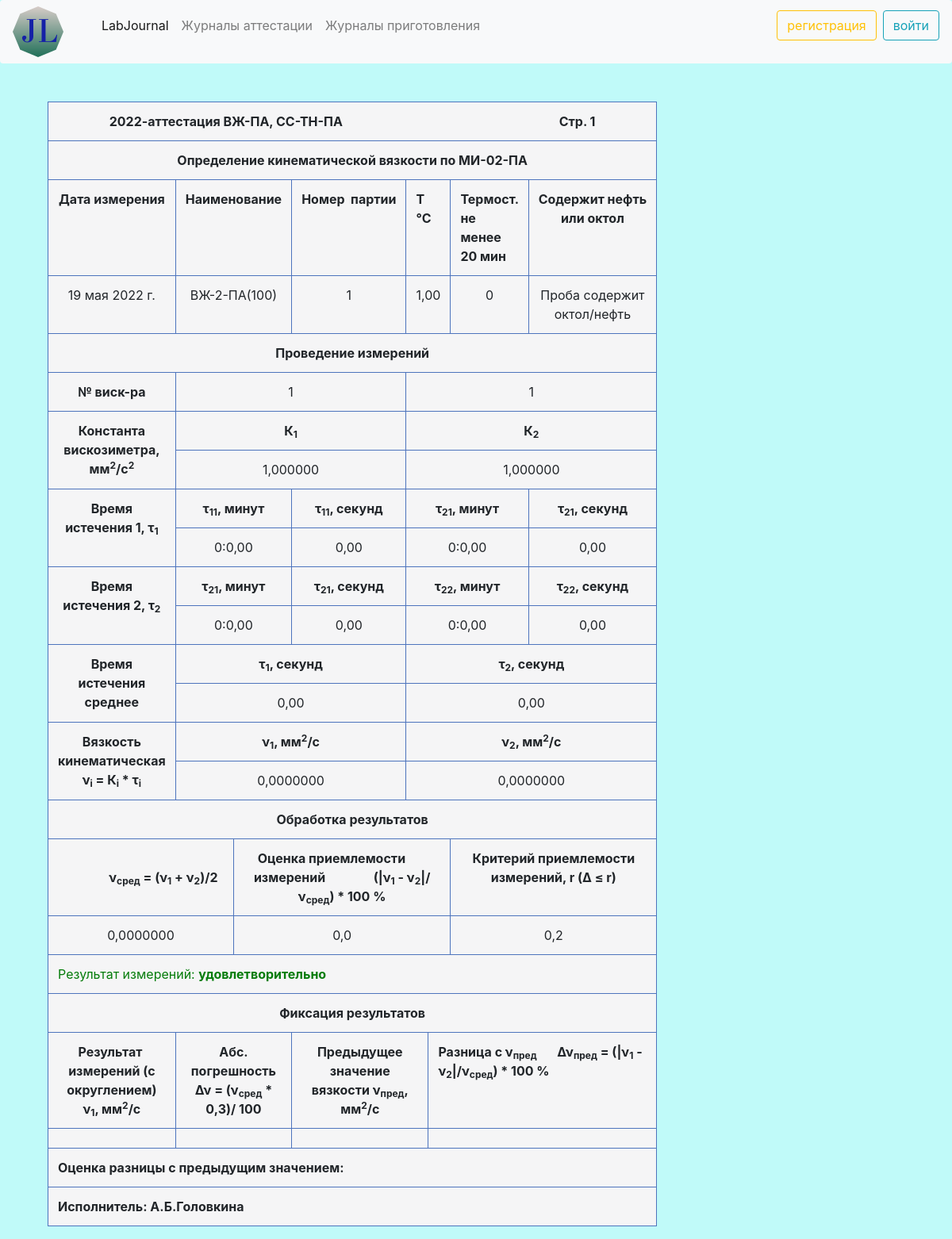
Page /attestationJ/kinematicviscosity/attestation/1/ on the earlier database version.
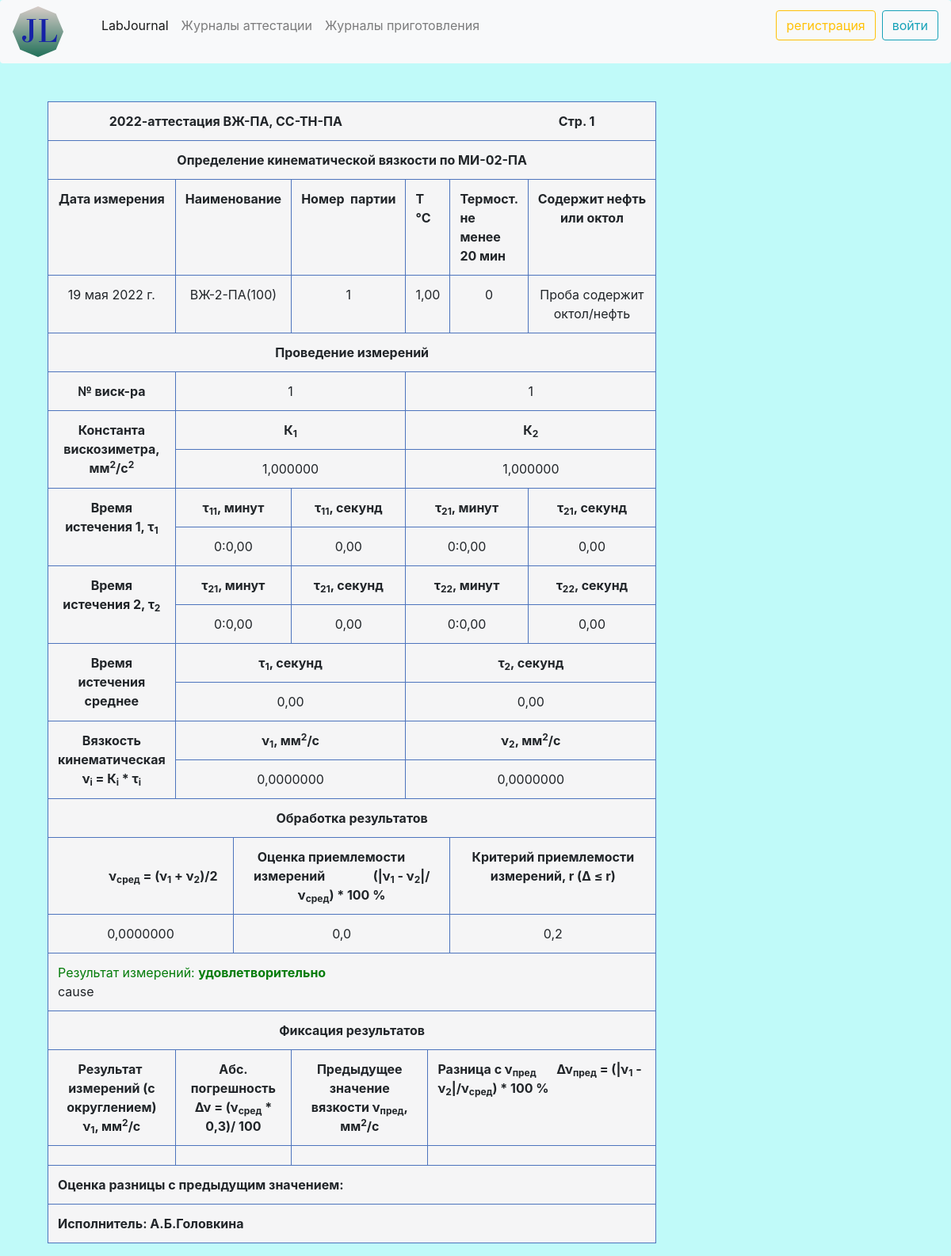
Same page on the later database version.
### kinematicviscosity/models.py (models this page shows, shortened)
class ViscosityMJL(models.Model):
    date = models.DateField('Дата', default=timezone.now)
    name = models.CharField('Наименование', max_length=100, default='0')
    lot = models.CharField('Партия', max_length=100)
    ndocumentoptional = (('ГОСТ 33', 'ГОСТ 33'),
                         ('МИ-01', 'МИ-01'),
                         ('оценка', 'оценка вязкости'))
    ndocument = models.CharField('Метод испытаний', max_length=100, choices=ndocumentoptional, default='МИ-01')
    temperature = models.DecimalField('Температура, ℃', max_digits=5, decimal_places=2, default='0')
    termostatition = models.BooleanField(verbose_name='Термостатировано не менее 20 минут', blank=True)
    temperatureCheck = models.BooleanField(verbose_name='Температура контролируется внешним поверенным термометром', blank=True)
    termometer = models.CharField('Внутренний номер термометра', max_length=10, default='0')
    ViscosimeterNumber1 = models.CharField('Заводской номер вискозиметра № 1', max_length=10, default='0')
    Konstant1 = models.DecimalField('Константа вискозиметра № 1', max_digits=7, decimal_places=6, default='0')
    ViscosimeterNumber2 = models.CharField('Заводской номер вискозиметра № 2', max_length=10, default='0')
    Konstant2 = models.DecimalField('Константа вискозиметра № 2', max_digits=7, decimal_places=6, default='0')
    plustimeminK1T1 = models.DecimalField('Время истечения K1T1, + мин', max_digits=3, decimal_places=0, null=True)
    plustimesekK1T1 = models.DecimalField('Время истечения K1T1, + cек', max_digits=5, decimal_places=2, null=True)
    plustimeminK1T2 = models.DecimalField('Время истечения K1T2, + мин', max_digits=3, decimal_places=0, null=True)
    plustimesekK1T2 = models.DecimalField('Время истечения K1T2, + cек', max_digits=5, decimal_places=2, null=True)
    plustimeminK2T1 = models.DecimalField('Время истечения K2T1, + мин', max_digits=3, decimal_places=0, null=True)
    plustimesekK2T1 = models.DecimalField('Время истечения K2T1, + cек', max_digits=5, decimal_places=2, null=True)
    plustimeminK2T2 = models.DecimalField('Время истечения K2T2, + мин', max_digits=3, decimal_places=0, null=True)
    plustimesekK2T2 = models.DecimalField('Время истечения K2T2, + cек', max_digits=5, decimal_places=2, null=True)
    performer = models.ForeignKey(User, on_delete=models.CASCADE)
    timeK1T1_sec = models.DecimalField('Время истечения K1T1, в секундах', max_digits=7, decimal_places=2, default=0.00, null=True)
    timeK1T2_sec = models.DecimalField('Время истечения K1T2, в секундах', max_digits=7, decimal_places=2, default=0.00, null=True)
    timeK2T1_sec = models.DecimalField('Время истечения K2T1, в секундах', max_digits=7, decimal_places=2, default=0.00, null=True)
    timeK2T2_sec = models.DecimalField('Время истечения K2T2, в секундах', max_digits=7, decimal_places=2, default=0.0, null=True)
    timeK1_avg = models.DecimalField('Время истечения среднее 1, в секундах', max_digits=7, decimal_places=2, default=0.00, null=True)
    timeK2_avg = models.DecimalField('Время истечения среднее 2, в секундах', max_digits=7, decimal_places=2, default=0.00, null=True)
    viscosity1 = models.DecimalField('Вязкость кинематическая 1', max_digits=20, decimal_places=7, default=0.0000000, null=True)
    viscosity2 = models.DecimalField('Вязкость кинематическая 2', max_digits=20, decimal_places=7, default=0.0000000, null=True)
    viscosityAVG = models.DecimalField('Вязкость кинематическая среднее', max_digits=20, decimal_places=7, default=0.0000000, null=True)
    resultMeas = models.CharField('Результат измерений уд/неуд', max_length=100,  default='неудовлетворительно', null=True)
    cause = models.CharField('Причина', max_length=100, default='', null=True)
    delta = models.CharField('Не превышает Δ', max_length=100, null=True)
    termostatition_words = models.CharField('Термостатировано не менее 20 минут - словами', max_length=1, null=True)
    constit = models.CharField(max_length=300, choices=CHOICES, default='Проба содержит октол/нефть', null=True)
    kriteriy = models.DecimalField('Критерий приемлемости измерений', max_digits=2, decimal_places=1, null=True)
    accMeasurement = models.DecimalField('Оценка приемлемости измерений', max_digits=5, decimal_places=1, null=True)
    relerror = models.DecimalField('Относительная  погрешность', max_digits=3, decimal_places=1, null=True, default=0.3)
    abserror = models.FloatField('Абсолютная  погрешность', null=True)
    abserror_text = models.CharField(max_length=300, default='', null=True)
    class Meta:
        verbose_name = 'Измерение кинематической вязкости'
        verbose_name_plural = 'Измерения кинематической вязкости'

### kinematicviscosity/views.py (the view)
# urls.py: path('kinematicviscosity/attestation/<int:pk>/', views.StrKinematicviscosityView.as_view(), name='Str'),
class StrKinematicviscosityView(View):
    def get(self, request, pk):
        note = get_object_or_404(ViscosityMJL, pk=pk)
        return render(request, 'kinematicviscosity/str.html', {'note': note})

### kinematicviscosity/templates/kinematicviscosity/str.html (shortened to what the changed rows need)
{% extends 'main/superbase.html' %}
{% block content %}
    <table class="table table-bordered background-color">
	<tbody>
        <tr>
			<th colspan="9"><div style="text-align: center;">{{ note.date|date:"Y"}}-аттестация ВЖ-ПА,
                СС-ТН-ПА
                &nbsp&nbsp&nbsp&nbsp&nbsp&nbsp
                &nbsp&nbsp&nbsp&nbsp&nbsp&nbsp
                &nbsp&nbsp&nbsp&nbsp&nbsp&nbsp
                &nbsp&nbsp&nbsp&nbsp&nbsp&nbsp
                &nbsp&nbsp&nbsp&nbsp&nbsp&nbsp
                &nbsp&nbsp&nbsp&nbsp&nbsp&nbsp
                &nbsp&nbsp&nbsp&nbsp&nbsp&nbsp
                &nbsp&nbsp&nbsp&nbsp&nbsp&nbsp
                &nbsp&nbsp&nbsp&nbsp&nbsp&nbsp
                &nbsp&nbsp&nbsp&nbsp&nbsp&nbsp
                &nbspСтр. {{ note.id}} </div></th>
		</tr>
		<tr>
			<th colspan="9"><div style="text-align: center;">Определение кинематической вязкости по МИ-02-ПА </div></th>
		</tr>
		<tr>
			<th><div style="text-align: center;">Дата измерения</div></th>
			<th colspan="2"><div style="text-align: center;">Наименование</div></th>
			<th colspan="2"><div style="text-align: center;"></div>Номер&nbsp&nbspпартии</th>
			<th colspan="2"><div style="text-align: center;"></div>Т °C</th>
			<th><div style="text-align: center;"></div>Термост. не менее 20 мин</th>
			<th><div style="text-align: center;">Содержит&nbspнефть или октол</div></th>
		</tr>
		<tr>
			<td><div style="text-align: center;">{{ note.date }}</div></td>
			<td colspan="2"><div style="text-align: center;">{{ note.name}}</div></td>
			<td colspan="2"><div style="text-align: center;">{{ note.lot}}</div></td>
			<td colspan="2"><div style="text-align: center;">{{ note.temperature}}</div></td>
			<td><div style="text-align: center;">{{ note.termostatition_words}}</div></td>
			<td><div style="text-align: center;">{{ note.constit}}</div></td>
		</tr>
		<tr>
			<th colspan="9"><div style="text-align: center;">Проведение измерений</div></th>
		</tr>
		<tr>
			<th><div style="text-align: center;">№ виск-ра</div></th>
			<td colspan="4"><div style="text-align: center;">{{ note.ViscosimeterNumber1}}</div></td>
			<td colspan="4"><div style="text-align: center;">{{ note.ViscosimeterNumber2}}</div></td>
		</tr>
		<tr>
			<th rowspan="2"><div style="text-align: center;">Константа вискозиметра, мм<sup>2</sup>/с<sup>2</sup></div></th>
			<th colspan="4"><div style="text-align: center;">К<sub>1</sub></div></th>
			<th colspan="4"><div style="text-align: center;">К<sub>2</sub></div></th>
		</tr>
		<tr>
			<td colspan="4"><div style="text-align: center;">{{ note.Konstant1}}</div></td>
			<td colspan="4"><div style="text-align: center;">{{ note.Konstant2}}</div></td>
		</tr>
		<tr>
			<th rowspan="2"><div style="text-align: center;">Время истечения 1, τ<sub>1</sub></div></th>
			<th colspan="3"><div style="text-align: center;">τ<sub>11</sub>, минут</div></th>
			<th><div style="text-align: center;">τ<sub>11</sub>, секунд</div></th>
            <th colspan="3"><div style="text-align: center;">τ<sub>21</sub>, минут</div></th>
			<th><div style="text-align: center;">τ<sub>21</sub>, секунд</div></th>
		</tr>
		<tr>
			<td colspan="3"><div style="text-align: center;">{{ note.plustimeminK1T1}}:{{ note.plustimesekK1T1}}</div></td>
			<td><div style="text-align: center;">{{ note.timeK1T1_sec}}</div></td>
            <td colspan="3"><div style="text-align: center;">{{ note.plustimeminK2T1}}:{{ note.plustimesekK2T1}}</div></td>
            <td><div style="text-align: center;">{{ note.timeK2T1_sec}}</div></td>
		</tr>
		<tr>
			<th rowspan="2"><div style="text-align: center;">Время истечения 2, τ<sub>2</sub></div></th>
			<th colspan="3"><div style="text-align: center;">τ<sub>21</sub>, минут</div></th>
			<th><div style="text-align: center;">τ<sub>21</sub>, секунд</div></th>
            <th colspan="3"><div style="text-align: center;">τ<sub>22</sub>, минут</div></th>
			<th><div style="text-align: center;">τ<sub>22</sub>, секунд</div></th>
		</tr>
		<tr>
			<td colspan="3"><div style="text-align: center;">{{ note.plustimeminK1T2}}:{{ note.plustimesekK1T2}}</div></td>
			<td><div style="text-align: center;">{{ note.timeK1T2_sec}}</div></td>
            <td colspan="3"><div style="text-align: center;">{{ note.plustimeminK2T2}}:{{ note.plustimesekK2T2}}</div></td>
            <td><div style="text-align: center;">{{ note.timeK2T2_sec}}</div></td>
		</tr>
		<tr>
			<th rowspan="2"><div style="text-align: center;">Время истечения среднее</div></th>
            <th colspan="4"><div style="text-align: center;">τ<sub>1</sub>, секунд</div></th>
            <th colspan="4"><div style="text-align: center;">τ<sub>2</sub>, секунд</div></th>
		</tr>
		<tr>
			<td colspan="4"><div style="text-align: center;">{{ note.timeK1_avg }}</div></td>
            <td colspan="4"><div style="text-align: center;">{{ note.timeK2_avg }}</div></td>
		</tr>
		<tr>
			<th rowspan="2"><div style="text-align: center;"> Вязкость кинематическая  ν<sub>i</sub> = К<sub>i</sub> * τ<sub>i</sub>   </div></th>
            <th colspan="4"><div style="text-align: center;">ν<sub>1</sub>, мм<sup>2</sup>/с</div></th>
            <th colspan="4"><div style="text-align: center;">ν<sub>2</sub>, мм<sup>2</sup>/с</div></th>
		</tr>
		<tr>
		<td colspan="4"><div style="text-align: center;">{{ note.viscosity1 }}</div></td>
            <td colspan="4"><div style="text-align: center;">{{ note.viscosity2 }}</div></td>
		</tr>
		<tr>
			<th colspan="9"><div style="text-align: center;">Обработка результатов</div></th>
		</tr>
		<tr>
			<th colspan="2"><div style="text-align: center;">&nbsp&nbsp&nbsp&nbsp&nbsp&nbsp&nbsp&nbsp&nbsp&nbsp&nbsp&nbsp&nbsp&nbsp
                ν<sub>сред</sub> = (ν<sub>1</sub> + ν<sub>2</sub>)/2</div></th>
			<th colspan="5"><div style="text-align: center;">Оценка приемлемости
                &nbsp&nbsp&nbsp&nbsp&nbsp&nbsp измерений
               &nbsp&nbsp&nbsp&nbsp&nbsp&nbsp&nbsp&nbsp&nbsp&nbsp&nbsp&nbsp&nbsp&nbsp
                (|ν<sub>1</sub> - ν<sub>2</sub>|/ν<sub>сред</sub>) * 100 %</div></th>
			<th colspan="2"><div style="text-align: center;">Критерий приемлемости измерений, r  (Δ ≤ r) </div></th>
		</tr>
		<tr>
			<td colspan="2"><div style="text-align: center;">{{ note.viscosityAVG }}</div></td>
			<td colspan="5"><div style="text-align: center;">{{ note.accMeasurement }}</div></td>
			<td colspan="2"><div style="text-align: center;">{{ note.kriteriy }}</div></td>
		</tr>
		<tr>
			<tr>
			<td colspan="9">
                {% if note.resultMeas == 'неудовлетворительно' %}
                <div class="TransactionAmount Badresult">
                {% else %}
                <div class="TransactionAmount Goodresult">
                {% endif %}
                 Результат измерений: <b>{{ note.resultMeas }}</b>
                </div>
                {{ note.cause }}
            </td>
		</tr>
        <tr>
			<th colspan="9"><div style="text-align: center;">Фиксация результатов</div></th>
		</tr>
		<tr>
			<th colspan="1"><div style="text-align: center;">&nbsp&nbsp&nbsp&nbsp&nbspРезультат
                &nbsp&nbsp&nbsp&nbsp&nbsp
                измерений
                (с округлением) ν<sub>1</sub>, мм<sup>2</sup>/с</div></th>
			<th colspan="3"><div style="text-align: center;">Абс. погрешность  Δν = (ν<sub>сред</sub> * 0,3)/ 100</div></th>
			<th colspan="2"><div style="text-align: center;">Предыдущее значение вязкости ν<sub>пред</sub>, мм<sup>2</sup>/с</div></th>
			<th colspan="3">Разница с ν<sub>пред  </sub>
                &nbsp&nbsp&nbsp&nbsp&nbsp
                Δν<sub>пред</sub> = (|ν<sub>1</sub> - ν<sub>2</sub>|/ν<sub>сред</sub>) * 100 %</th></th>
		</tr>
        <tr>
			<th colspan="9">Оценка разницы с предыдущим значением:  </th>
		</tr>
		<tr>
			<th colspan="9">Исполнитель: {{ note.performer }} </th>
		</tr>
	</tbody>
</table>
{% endblock %}

Differences in the rows shown:
changed ViscosityMJL "ВЖ-2-ПА(100)": cause (not shown) → "cause"
